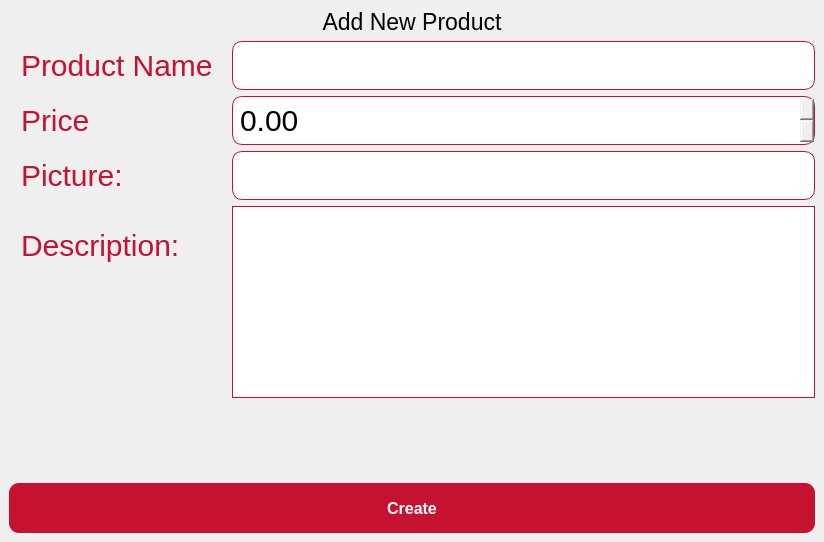
<?xml version="1.0" encoding="UTF-8"?>
<ui version="4.0">
 <class>MainWindow</class>
 <widget class="QMainWindow" name="MainWindow">
  <property name="geometry">
   <rect>
    <x>0</x>
    <y>0</y>
    <width>824</width>
    <height>542</height>
   </rect>
  </property>
  <property name="windowTitle">
   <string>KFC-Product Management</string>
  </property>
  <property name="windowIcon">
   <iconset resource="img.qrc">
    <normaloff>:/logo/kfc-logo.jpg</normaloff>:/logo/kfc-logo.jpg</iconset>
  </property>
  <widget class="QWidget" name="centralwidget">
   <layout class="QGridLayout" name="gridLayout">
    <item row="0" column="0">
     <layout class="QVBoxLayout" name="verticalLayout">
      <item>
       <widget class="QLabel" name="label_headingText">
        <property name="font">
         <font>
          <pointsize>17</pointsize>
         </font>
        </property>
        <property name="text">
         <string>Add New Product</string>
        </property>
        <property name="alignment">
         <set>Qt::AlignCenter</set>
        </property>
       </widget>
      </item>
      <item>
       <layout class="QFormLayout" name="formLayout">
        <item row="2" column="0">
         <widget class="QLabel" name="label_productName">
          <property name="styleSheet">
           <string notr="true">color: #C41230;
font-size:30px;
padding: 5px</string>
          </property>
          <property name="text">
           <string>Product Name</string>
          </property>
         </widget>
        </item>
        <item row="2" column="1">
         <widget class="QLineEdit" name="lineEdit_producName">
          <property name="styleSheet">
           <string notr="true">border: 1px solid #C41230;
border-radius:10px;
font-size:30px;
padding:5px;</string>
          </property>
         </widget>
        </item>
        <item row="3" column="0">
         <widget class="QLabel" name="label_price">
          <property name="styleSheet">
           <string notr="true">color: #C41230;
font-size:30px;
padding: 5px</string>
          </property>
          <property name="text">
           <string>Price</string>
          </property>
         </widget>
        </item>
        <item row="3" column="1">
         <widget class="QDoubleSpinBox" name="doubleSpinBox_price">
          <property name="styleSheet">
           <string notr="true">border: 1px solid #C41230;
border-radius:10px;
font-size:30px;
padding: 5px</string>
          </property>
         </widget>
        </item>
        <item row="5" column="0">
         <widget class="QLabel" name="label_imageURL">
          <property name="styleSheet">
           <string notr="true">color: #C41230;
font-size:30px;
padding: 5px</string>
          </property>
          <property name="text">
           <string>Picture:</string>
          </property>
         </widget>
        </item>
        <item row="5" column="1">
         <widget class="QLineEdit" name="lineEdit_imageURL">
          <property name="styleSheet">
           <string notr="true">border: 1px solid #C41230;
border-radius:10px;
font-size:30px;
padding: 5px</string>
          </property>
         </widget>
        </item>
        <item row="6" column="0">
         <widget class="QLabel" name="label_description">
          <property name="styleSheet">
           <string notr="true">color: #C41230;
font-size:30px;
padding: 5px</string>
          </property>
          <property name="text">
           <string>Description:</string>
          </property>
         </widget>
        </item>
        <item row="6" column="1">
         <widget class="QTextEdit" name="textEdit_description">
          <property name="styleSheet">
           <string notr="true">border: 1px solid #C41230;

font-size:30px;</string>
          </property>
         </widget>
        </item>
       </layout>
      </item>
      <item>
       <spacer name="verticalSpacer">
        <property name="orientation">
         <enum>Qt::Vertical</enum>
        </property>
        <property name="sizeHint" stdset="0">
         <size>
          <width>20</width>
          <height>40</height>
         </size>
        </property>
       </spacer>
      </item>
      <item>
       <widget class="QPushButton" name="pushButton_create">
        <property name="font">
         <font>
          <pointsize>12</pointsize>
          <weight>75</weight>
          <bold>true</bold>
         </font>
        </property>
        <property name="styleSheet">
         <string notr="true">background-color: #C41230;
color: rgb(255, 255, 255);
border: none;
border-radius:10px;
height:50px;
widht: 100px;
</string>
        </property>
        <property name="text">
         <string>Create</string>
        </property>
       </widget>
      </item>
     </layout>
    </item>
   </layout>
  </widget>
 </widget>
 <resources>
  <include location="img.qrc"/>
 </resources>
 <connections/>
</ui>
